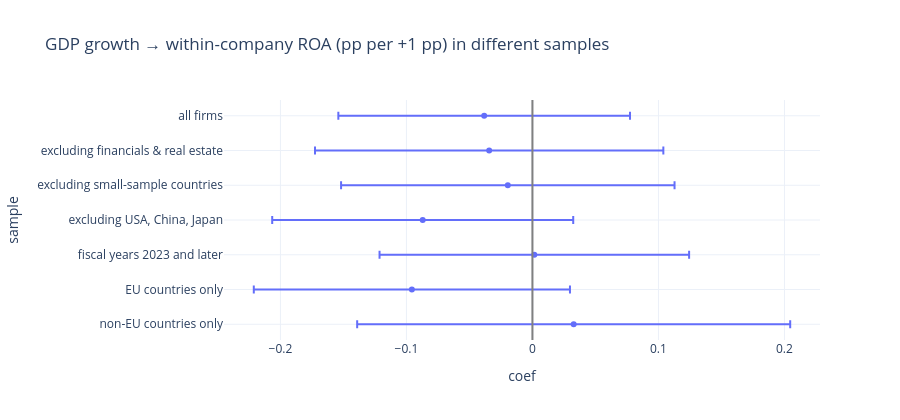

Notebook code for this chart:
### Markdown cell above
## 5 · Robustness
The primary within-company test in seven samples.

### Code cell
rob, rob_share = robustness("gdp_growth_now_dm", "roa_pp_dm", 1, controls="C(fiscal_year)", data=d)
fig = px.scatter(rob.reset_index(), x="coef", y="sample", error_x=rob.ci_high - rob.coef, error_x_minus=rob.coef - rob.ci_low, title="GDP growth → within-company ROA (pp per +1 pp) in different samples")
fig.add_vline(x=0, line_color="grey"); fig.update_layout(height=420, yaxis_autorange="reversed"); fig.show()
print(f"Predicted sign (positive) in {rob_share:.0%} of samples.")
rob

### Figure 1 — Plotly figure (JSON) as saved in the notebook; plotly's stock layout.template omitted (floating-point values rounded to 4 significant figures)
{"data": [{"error_x": {"array": [0.1157, 0.1382, 0.1323, 0.1194, 0.1228, 0.1254, 0.1718], "arrayminus": [0.1157, 0.1382, 0.1323, 0.1194, 0.1228, 0.1254, 0.1718]}, "hovertemplate": "coef=%{x}<br>sample=%{y}<extra></extra>", "legendgroup": "", "marker": {"color": "#636efa", "symbol": "circle"}, "mode": "markers", "name": "", "orientation": "h", "showlegend": false, "type": "scatter", "x": [-0.03829, -0.03433, -0.01954, -0.08707, 0.001501, -0.09567, 0.03274], "xaxis": "x", "y": ["all firms", "excluding financials & real estate", "excluding small-sample countries", "excluding USA, China, Japan", "fiscal years 2023 and later", "EU countries only", "non-EU countries only"], "yaxis": "y"}], "layout": {"height": 420, "legend": {"tracegroupgap": 0}, "shapes": [{"line": {"color": "grey"}, "type": "line", "x0": 0, "x1": 0, "xref": "x", "y0": 0, "y1": 1, "yref": "y domain"}], "title": {"text": "GDP growth → within-company ROA (pp per +1 pp) in different samples"}, "xaxis": {"anchor": "y", "domain": [0.0, 1.0], "title": {"text": "coef"}}, "yaxis": {"anchor": "x", "autorange": "reversed", "domain": [0.0, 1.0], "title": {"text": "sample"}}}}
